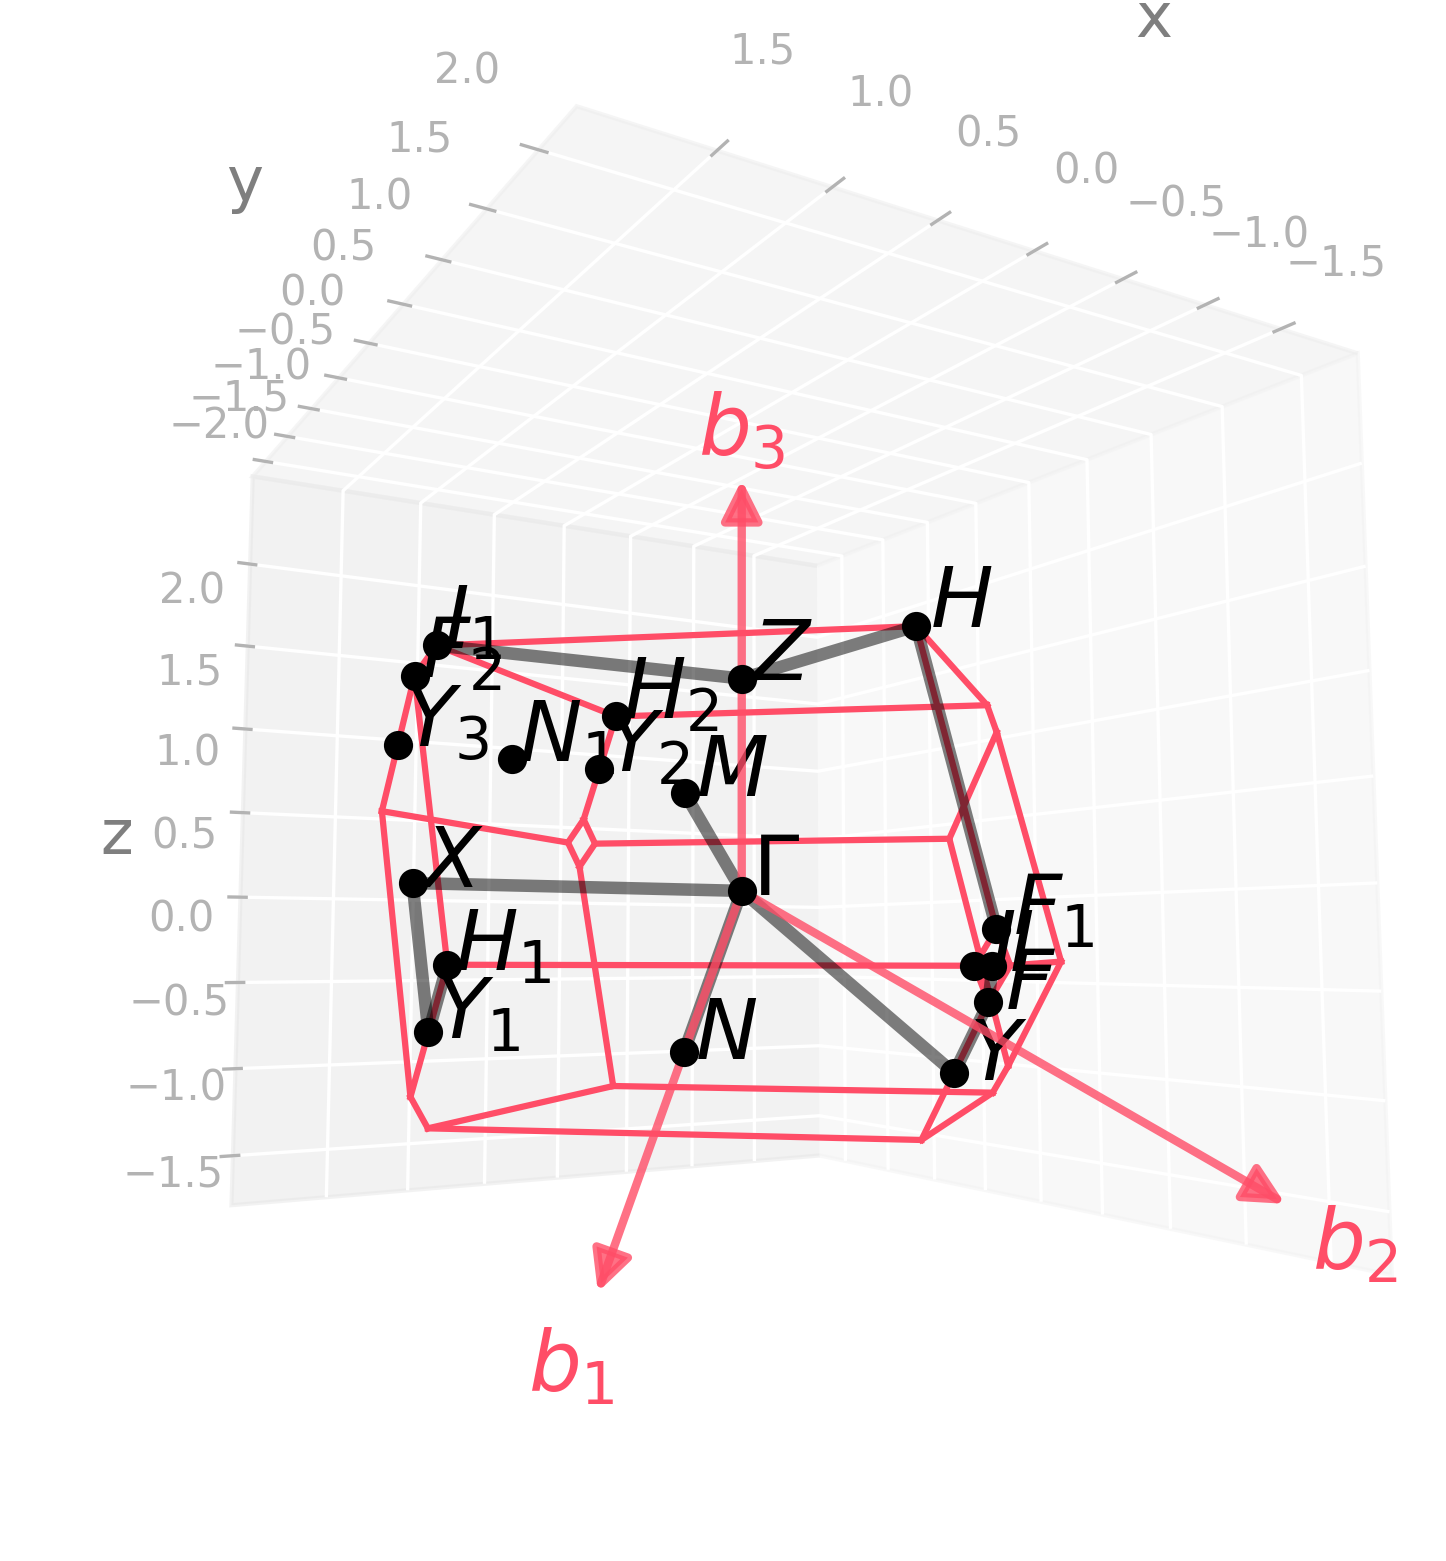

Python code for this plot:
import radtools as rad

l = rad.lattice_example("MCLC5")
l.plot("brillouin-kpath")
# Save an image:
l.savefig("mclc5_brillouin.png", elev=-5, azim=59, dpi=300, bbox_inches="tight")
# Interactive plot:
l.show(elev=-5, azim=59)
